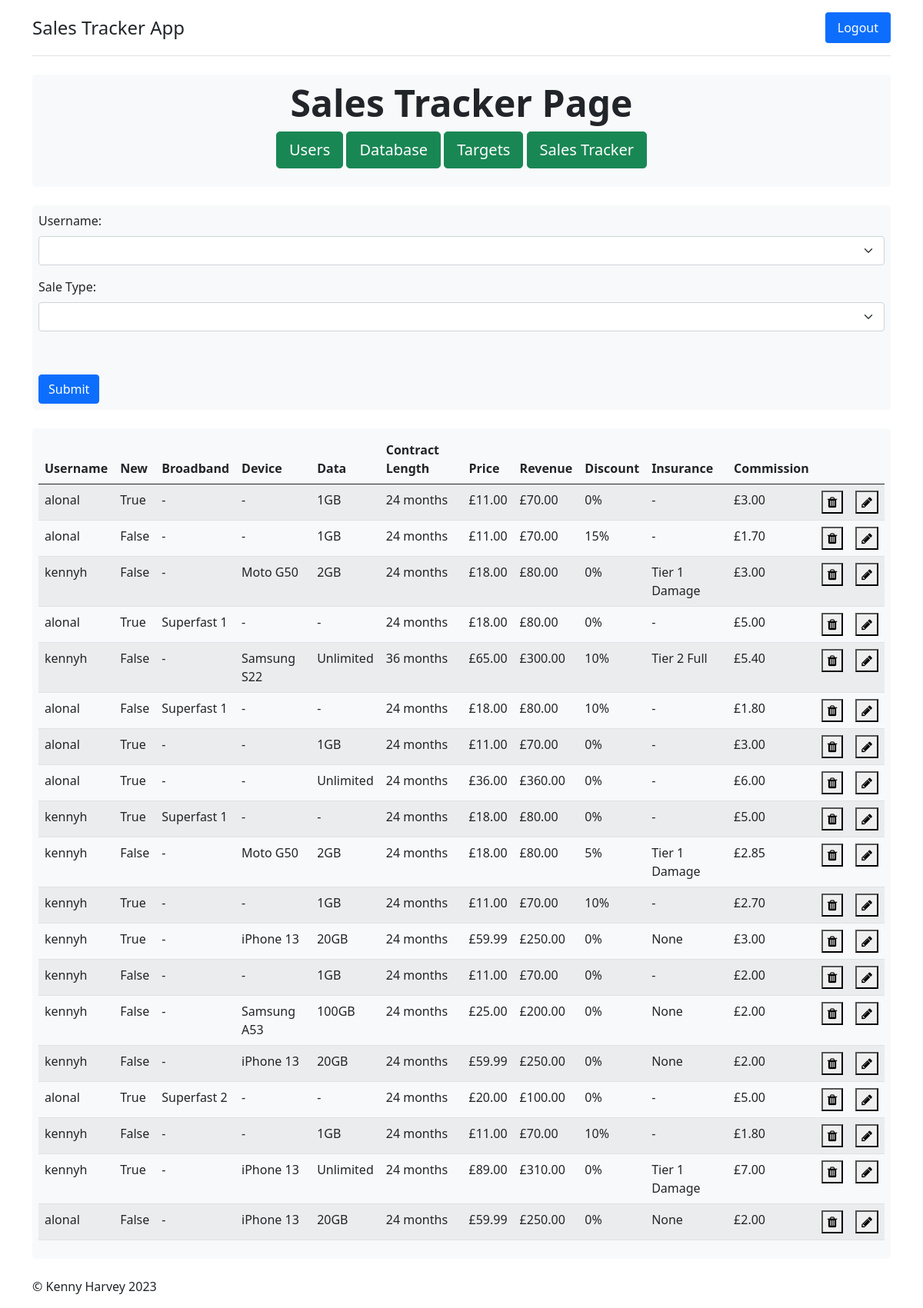
/sales/ (signed in), run on the app's committed database.
### models/sales.py (models this page shows, shortened)
class Sales(db.Model):
    __tablename__ = 'sales'
    id = db.Column(db.Integer, primary_key=True)
    user = db.Column(db.Integer, db.ForeignKey('users.id'), nullable=False)
    new = db.Column(db.Boolean, nullable=False)
    product_id = db.Column(db.Integer, db.ForeignKey('products.id'))
    discount = db.Column(db.Integer)
    insurance = db.Column(db.Text, nullable=True)
    commission = db.Column(db.Numeric, nullable=False)
    def __repr__(self):
        return f'Sale by {Users.query.filter_by(id=self.user).first().username} of product with id {Products.query.filter_by(id=self.product_id).first().id} with {self.discount}% discount and {self.insurance} insurance'

### models/users.py (models this page shows, shortened)
class Users(UserMixin, db.Model):
    __tablename__ = 'users'
    id = db.Column(db.Integer, primary_key=True)
    username = db.Column(db.Text, nullable=False, unique=True)
    firstname = db.Column(db.Text, nullable=False)
    lastname = db.Column(db.Text, nullable=False)
    password = db.Column(db.Text, nullable=False)
    email = db.Column(db.Text, nullable=False, unique=True)
    admin = db.Column(db.Boolean, nullable=False)
    store_id = db.Column(db.Integer)
    hours_working = db.Column(db.Integer)
    is_deleted = db.Column(db.Boolean, default=False)
    user_sales = db.relationship('Sales', backref='users', lazy='dynamic')
    user_targets = db.relationship('Targets', backref='user_target', uselist=False)

### models/products.py (models this page shows, shortened)
class Products(db.Model):
    __tablename__ = 'products'
    id = db.Column(db.Integer, primary_key=True)
    device = db.Column(db.Text, nullable=True)
    broadband = db.Column(db.Text, nullable=True)
    data = db.Column(db.Integer, nullable=True)
    length = db.Column(db.Integer, nullable=False)
    price = db.Column(db.Numeric, nullable=False)
    revenue = db.Column(db.Numeric, nullable=False)
    commission = db.Column(db.Numeric, nullable=False)
    is_deleted = db.Column(db.Boolean, default=False)
    product_sales = db.relationship('Sales', backref='product', lazy='dynamic')

### main.py (the view, shortened to what this page needs)
@app.route('/sales/', methods=['GET', 'POST'])
@login_required
@active_required
def sales():
    all_sales = Sales.query.all()
    sales_form = SalesForm(form_name='Sales Form')
    choices = [""]
    if current_user.admin:
        sales_form.username.choices = choices + [row.username for row in Users.query.filter_by(store_id=current_user.store_id, is_deleted=False).all()]
    else:
        sales_form.username.choices = choices + [current_user.username]
    sales_form.device_name.choices = choices + list({row.device for row in Products.query.filter_by(is_deleted=False).all() if row.device != ""})
    sales_form.broadband.choices = choices + list({row.broadband for row in Products.query.filter_by(is_deleted=False).all() if row.broadband != ""})
    sales_form.data_amount.choices = choices + list({row.data for row in Products.query.filter_by(is_deleted=False).all() if row.data != None})
    sales_form.contract_length.choices = choices + list({row.length for row in Products.query.filter_by(is_deleted=False).all()})
    sales_form.price.choices = choices + list({round(row.price, 2) for row in Products.query.filter_by(is_deleted=False).all()})
    if request.method == "GET":
        return render_template("sales.html", sales_form=sales_form, all_sales=all_sales)

### forms.py
class SalesForm(FlaskForm):
    sale_id = HiddenField(id="sale_id")
    username = SelectField('Username:', validators=[DataRequired()], id='select_user')
    sale_type = SelectField('Sale Type:', validators=[DataRequired()], choices=["", 'Device', 'Sim Only', 'Broadband'], id="types")
    new_up = BooleanField('New?', id="new_choice")
    device_name = SelectField('Device Name:', id='select_device')
    data_amount = SelectField('Data Amount:', id='select_data')
    broadband = SelectField('Broadband Type:', id="bb", validators=[multi_validate])
    contract_length = SelectField('Contract Length:', validators=[DataRequired()], id='select_length')
    price = SelectField('Price:', validators=[DataRequired()], id='select_price')
    discount = SelectField('Discount:', validators=[DataRequired()], choices=[0, 5, 10, 15, 20], id="disc")
    insurance = SelectField('Insurance:', validators=[DataRequired()], choices=['None', 'Tier 1 Damage', 'Tier 1 Full', 'Tier 2 Damage'
                            , 'Tier 2 Full'], id="ins")
    submit = SubmitField('Submit')

### main.py (called while the page is built)
@lm.user_loader
def load_user(user_id):
    return Users.query.filter_by(id=user_id).first()

def required(user):
    def decorator(f):
        @wraps(f)
        def decorated_function(*args, **kwargs):
            if user.is_deleted:
                abort(403)
            return f(*args, **kwargs)
        return decorated_function
    return decorator

### templates/sales.html (shortened to what this page needs)
<!DOCTYPE html>
<html lang="en">
<head>
    <link href="https://cdn.jsdelivr.net/npm/bootstrap@5.0.2/dist/css/bootstrap.min.css" rel="stylesheet">
	<link rel="stylesheet" href="https://cdnjs.cloudflare.com/ajax/libs/font-awesome/4.7.0/css/font-awesome.min.css">
	{% from 'bootstrap5/form.html' import render_form %}
</head>
<body>
<div class="container">
			<header class="header">
				<nav class="d-flex flex-wrap justify-content-center py-3 mb-4 border-bottom" >
					<a href="/" class="d-flex align-items-center mb-3 mb-md-0 me-md-auto text-dark text-decoration-none">
						<span class="fs-4">Sales Tracker App</span>
					</a>
					<ul class="nav nav-pills">
						<li class="nav-item">
							<a href="/logout" class="nav-link active" aria-current="page">Logout</a>
						</li>
					</ul>
				</nav>
			</header>
			<div class="p-2 mb-4 bg-light rounded-3">
				<div class="text-center">
					<h1 class="display-5 fw-bold">Sales Tracker Page</h1>
					<p>
						{% if current_user.admin %}
							<a class="btn btn-lg btn-success" href="/users/" role="button">Users</a>
                        	<a class="btn btn-lg btn-success" href="/database/" role="button">Database</a>
						{% endif %}
                        <a class="btn btn-lg btn-success" href="/targets/" role="button">Targets</a>
                        <a class="btn btn-lg btn-success" href="/sales/" role="button">Sales Tracker</a>
					</p>
				</div>
			</div>
			<div id="sales_form" class="p-2 mb-4 bg-light rounded-3">
				{{ render_form(sales_form) }}
			</div>
			<div id="sales_list" class="p-2 mb-4 bg-light rounded-3">
				<table id="data" class="table table-striped">
					<thead>
					  <tr>
						<th>Username</th>
						<th>New</th>
						  <th>Broadband</th>
						<th>Device</th>
						<th>Data</th>
						<th>Contract Length</th>
						<th>Price</th>
						<th>Revenue</th>
						<th>Discount</th>
						<th>Insurance</th>
					    <th>Commission</th>
						  <th></th>
						  <th></th>
					  </tr>
					</thead>
					<tbody>
					  {% for sale in all_sales if current_user.store_id == sale.users.store_id %}
					  	{% if (not current_user.admin and sale.users.id == current_user.id) or (current_user.admin) %}
							<tr>
							  <td>{{ sale.users.username }}</td>
							  <td>{{ sale.new }}</td>
								{% if sale.product.broadband == "" %}
									<td>-</td>
								{% else %}
									<td>{{ sale.product.broadband }}</td>
								{% endif %}
							  	{% if sale.product.device == "" %}
									<td>-</td>
								{% else %}
									<td>{{ sale.product.device }}</td>
								{% endif %}
							  	{% if sale.product.data == None %}
									<td>-</td>
								{% elif sale.product.data == 999 %}
									<td>Unlimited</td>
								{% else %}
									<td>{{ sale.product.data }}GB</td>
								{% endif %}
							  <td>{{ sale.product.length }} months</td>
							  <td>£{{ sale.product.price|round(2) }}</td>
							  <td>£{{ sale.product.revenue|round(2) }}</td>
							  <td>{{ sale.discount }}&#37;</td>
							  	{% if sale.product.device == "" %}
									<td>-</td>
								{% else %}
									<td>{{ sale.insurance }}</td>
								{% endif %}
								<td>£{{ sale.commission|round(2) }}</td>
								<td>
									{% if current_user.admin %}
										<form method="POST" action="{{ url_for('delete_sale', sale_id=sale.id) }}">
										<button type="submit" onclick="return confirm('Are you sure you want to delete sale by {{sale}}?')"><i class="fa fa-trash"></i></button></form> </td>
									{% endif %}
								  <td><button id="{{sale.id}}" onclick="add_id(this.id);"><i class="fa fa-pencil"></i></button></td>
							</tr>
					  	{% endif %}
					  {% endfor %}
					</tbody>
			  	</table>
			</div>
			<footer class="footer">
				<p>&copy; Kenny Harvey 2023</p>
			</footer>
		</div>
</body>
</html>

### data on the page
Sales: users.username "alonal", new "True", product.data "1", product.length "24", product.price "11.00", product.revenue "70.00", discount "0", commission "3.00"
Sales: users.username "alonal", new "False", product.data "1", product.length "24", product.price "11.00", product.revenue "70.00", discount "15", commission "1.70"
Sales: users.username "kennyh", new "False", product.device "Moto G50", product.data "2", product.length "24", product.price "18.00", product.revenue "80.00", discount "0", insurance "Tier 1 Damage", commission "3.00"
Sales: users.username "alonal", new "True", product.broadband "Superfast 1", product.length "24", product.price "18.00", product.revenue "80.00", discount "0", commission "5.00"
Sales: users.username "kennyh", new "False", product.device "Samsung S22", shows "Unlimited", product.length "36", product.price "65.00", product.revenue "300.00", discount "10", insurance "Tier 2 Full", commission "5.40"
Sales: users.username "alonal", new "False", product.broadband "Superfast 1", product.length "24", product.price "18.00", product.revenue "80.00", discount "10", commission "1.80"
Sales: users.username "alonal", new "True", product.data "1", product.length "24", product.price "11.00", product.revenue "70.00", discount "0", commission "3.00"
Sales: users.username "alonal", new "True", shows "Unlimited", product.length "24", product.price "36.00", product.revenue "360.00", discount "0", commission "6.00"
Sales: users.username "kennyh", new "True", product.broadband "Superfast 1", product.length "24", product.price "18.00", product.revenue "80.00", discount "0", commission "5.00"
Sales: users.username "kennyh", new "False", product.device "Moto G50", product.data "2", product.length "24", product.price "18.00", product.revenue "80.00", discount "5", insurance "Tier 1 Damage", commission "2.85"
Sales: users.username "kennyh", new "True", product.data "1", product.length "24", product.price "11.00", product.revenue "70.00", discount "10", commission "2.70"
Sales: users.username "kennyh", new "True", product.device "iPhone 13", product.data "20", product.length "24", product.price "59.99", product.revenue "250.00", discount "0", insurance "None", commission "3.00"
Sales: users.username "kennyh", new "False", product.data "1", product.length "24", product.price "11.00", product.revenue "70.00", discount "0", commission "2.00"
Sales: users.username "kennyh", new "False", product.device "Samsung A53", product.data "100", product.length "24", product.price "25.00", product.revenue "200.00", discount "0", insurance "None", commission "2.00"
Sales: users.username "kennyh", new "False", product.device "iPhone 13", product.data "20", product.length "24", product.price "59.99", product.revenue "250.00", discount "0", insurance "None", commission "2.00"
Sales: users.username "alonal", new "True", product.broadband "Superfast 2", product.length "24", product.price "20.00", product.revenue "100.00", discount "0", commission "5.00"
Sales: users.username "kennyh", new "False", product.data "1", product.length "24", product.price "11.00", product.revenue "70.00", discount "10", commission "1.80"
Sales: users.username "kennyh", new "True", product.device "iPhone 13", shows "Unlimited", product.length "24", product.price "89.00", product.revenue "310.00", discount "0", insurance "Tier 1 Damage", commission "7.00"
Sales: users.username "alonal", new "False", product.device "iPhone 13", product.data "20", product.length "24", product.price "59.99", product.revenue "250.00", discount "0", insurance "None", commission "2.00"
